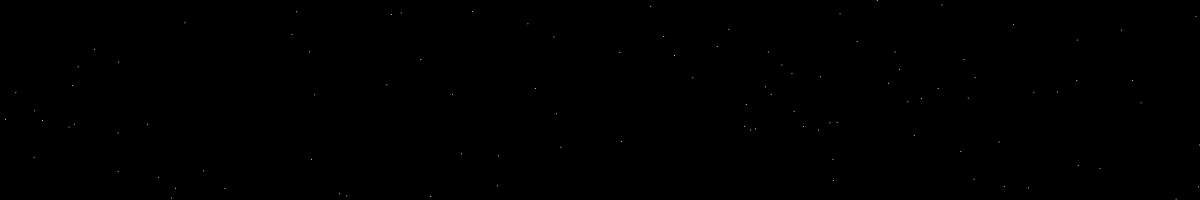
Frame 1 (no input)
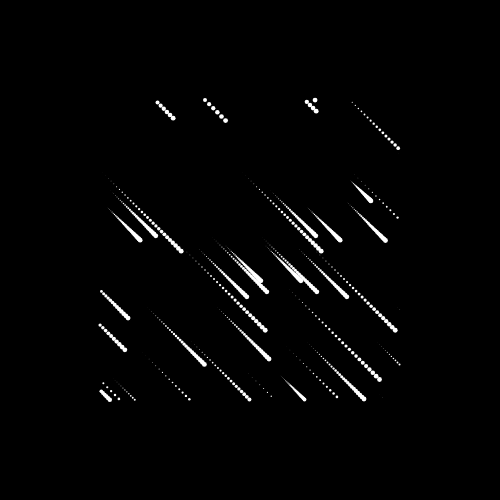
Frame 60 (no input)
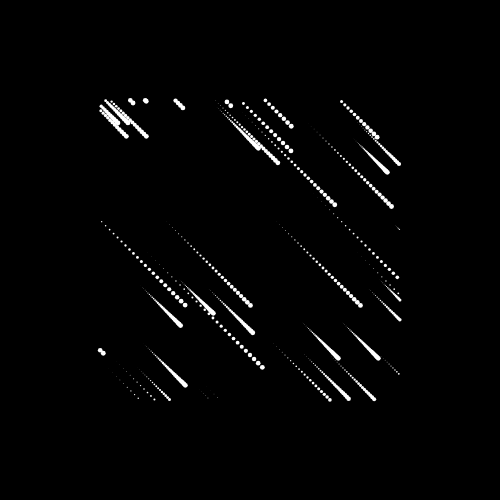
Frame 120 (the mouse pressed at the canvas centre since frame 60)

The p5.js sketch that drew these frames (run headless with seeded random() and noise() and a simulated clock; from frame 60 on, the mouse is pressed at the canvas centre):

// p5.js sketch
// ── sketch.js
var f = 0;
function setup() {
  createCanvas(windowWidth, 200);
}

function draw() {
  background(0); // Black background

  // Draw stars
  for (let i = 0; i < 100; i++) {
    let x = random(width);
    let y = random(height);
    stroke(255);
    point(x, y);
  }

  draw=_=>{
    f++?background(0):createCanvas(W=500,W)
    noStroke()
    for(x=-W;x<W;x+=5) {
      for(n=0;n<30;n++){
        d=(f+n+9e3)*5*noise(x)%600-50
        100<x+d&x+d<400&100<d&d<400&&circle(x+d,d,n/6)
    }
    }
  }
 
}

// ── p5js.html
<!DOCTYPE html>
<html>
<head>
  <title>Starry Night</title>
  <link rel="stylesheet" type="text/css" href="style.css">
</head>
<body>
  <audio id="bgMusic" autoplay loop>
    <source src="../media/star.mp3" type="audio/mpeg">
  </audio>

  <div id="volume-control">
    <label for="volume">Volume:</label>
    <input type="range" id="volume" min="0" max="1" step="0.1" value="0.5">
  </div>

  <div id="crawl-container">
    <div id="crawl">
      <p>In a galaxy far, far away...</p>
    </div>
  </div>
  <div id="sketch-container">
    <script src="https://cdnjs.cloudflare.com/ajax/libs/p5.js/1.4.0/p5.js"></script>
    <script src="sketch.js"></script>
  </div>
</body>
</html>

// ── styles.css
html, body {
  margin: 0;
  padding: 0;
}

canvas {
  display: block;
  margin-left: auto;
  margin-right: auto;
  margin-top: 5%;
}
